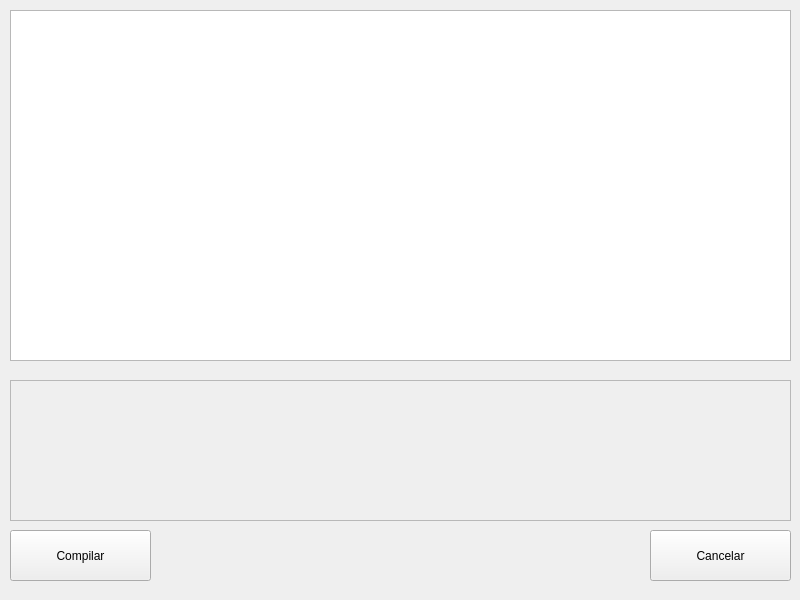
<?xml version="1.0" encoding="UTF-8"?>
<ui version="4.0">
 <class>compilador</class>
 <widget class="QWidget" name="compilador">
  <property name="geometry">
   <rect>
    <x>0</x>
    <y>0</y>
    <width>800</width>
    <height>600</height>
   </rect>
  </property>
  <property name="windowTitle">
   <string>Compilador</string>
  </property>
  <property name="autoFillBackground">
   <bool>false</bool>
  </property>
  <widget class="QTextEdit" name="textEditar">
   <property name="geometry">
    <rect>
     <x>10</x>
     <y>10</y>
     <width>781</width>
     <height>351</height>
    </rect>
   </property>
  </widget>
  <widget class="QTextEdit" name="textErrores">
   <property name="enabled">
    <bool>false</bool>
   </property>
   <property name="geometry">
    <rect>
     <x>10</x>
     <y>380</y>
     <width>781</width>
     <height>141</height>
    </rect>
   </property>
  </widget>
  <widget class="QPushButton" name="botonCompilar">
   <property name="geometry">
    <rect>
     <x>10</x>
     <y>530</y>
     <width>141</width>
     <height>51</height>
    </rect>
   </property>
   <property name="text">
    <string>Compilar</string>
   </property>
  </widget>
  <widget class="QPushButton" name="botonCancelar">
   <property name="geometry">
    <rect>
     <x>650</x>
     <y>530</y>
     <width>141</width>
     <height>51</height>
    </rect>
   </property>
   <property name="text">
    <string>Cancelar</string>
   </property>
  </widget>
 </widget>
 <resources/>
 <connections>
  <connection>
   <sender>botonCancelar</sender>
   <signal>clicked()</signal>
   <receiver>compilador</receiver>
   <slot>close()</slot>
   <hints>
    <hint type="sourcelabel">
     <x>655</x>
     <y>555</y>
    </hint>
    <hint type="destinationlabel">
     <x>494</x>
     <y>585</y>
    </hint>
   </hints>
  </connection>
 </connections>
</ui>
